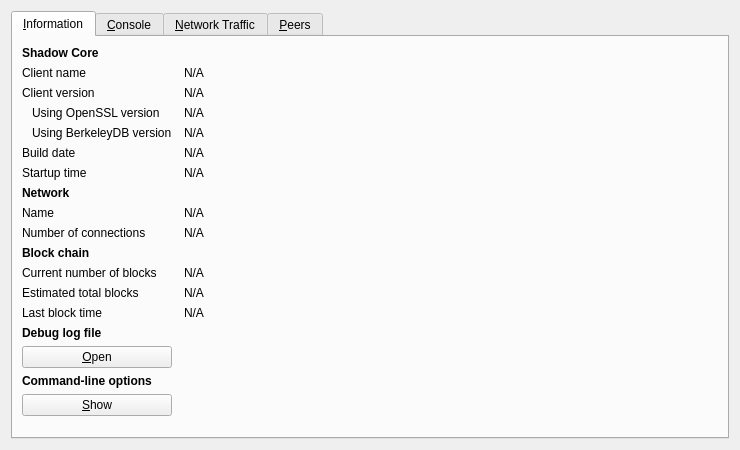
<?xml version="1.0" encoding="UTF-8"?>
<ui version="4.0">
 <class>RPCConsole</class>
 <widget class="QDialog" name="RPCConsole">
  <property name="geometry">
   <rect>
    <x>0</x>
    <y>0</y>
    <width>740</width>
    <height>450</height>
   </rect>
  </property>
  <property name="windowTitle">
   <string>Shadow - Debug window</string>
  </property>
  <layout class="QVBoxLayout" name="verticalLayout_2">
   <item>
    <widget class="QTabWidget" name="tabWidget">
     <property name="currentIndex">
      <number>0</number>
     </property>
     <widget class="QWidget" name="tab_info">
      <attribute name="title">
       <string>&amp;Information</string>
      </attribute>
      <layout class="QGridLayout" name="gridLayout" columnstretch="0,1">
       <property name="horizontalSpacing">
        <number>12</number>
       </property>
       <item row="0" column="0">
        <widget class="QLabel" name="label_9">
         <property name="font">
          <font>
           <weight>75</weight>
           <bold>true</bold>
          </font>
         </property>
         <property name="text">
          <string>Shadow Core</string>
         </property>
        </widget>
       </item>
       <item row="1" column="0">
        <widget class="QLabel" name="label_5">
         <property name="text">
          <string>Client name</string>
         </property>
        </widget>
       </item>
       <item row="1" column="1">
        <widget class="QLabel" name="clientName">
         <property name="cursor">
          <cursorShape>IBeamCursor</cursorShape>
         </property>
         <property name="text">
          <string>N/A</string>
         </property>
         <property name="textFormat">
          <enum>Qt::PlainText</enum>
         </property>
         <property name="textInteractionFlags">
          <set>Qt::LinksAccessibleByMouse|Qt::TextSelectableByKeyboard|Qt::TextSelectableByMouse</set>
         </property>
        </widget>
       </item>
       <item row="2" column="0">
        <widget class="QLabel" name="label_6">
         <property name="text">
          <string>Client version</string>
         </property>
        </widget>
       </item>
       <item row="2" column="1">
        <widget class="QLabel" name="clientVersion">
         <property name="cursor">
          <cursorShape>IBeamCursor</cursorShape>
         </property>
         <property name="text">
          <string>N/A</string>
         </property>
         <property name="textFormat">
          <enum>Qt::PlainText</enum>
         </property>
         <property name="textInteractionFlags">
          <set>Qt::LinksAccessibleByMouse|Qt::TextSelectableByKeyboard|Qt::TextSelectableByMouse</set>
         </property>
        </widget>
       </item>
       <item row="3" column="0">
        <widget class="QLabel" name="label_14">
         <property name="text">
          <string>Using OpenSSL version</string>
         </property>
         <property name="indent">
          <number>10</number>
         </property>
        </widget>
       </item>
       <item row="3" column="1">
        <widget class="QLabel" name="openSSLVersion">
         <property name="cursor">
          <cursorShape>IBeamCursor</cursorShape>
         </property>
         <property name="text">
          <string>N/A</string>
         </property>
         <property name="textFormat">
          <enum>Qt::PlainText</enum>
         </property>
         <property name="textInteractionFlags">
          <set>Qt::LinksAccessibleByMouse|Qt::TextSelectableByKeyboard|Qt::TextSelectableByMouse</set>
         </property>
        </widget>
       </item>
       <item row="4" column="0">
        <widget class="QLabel" name="label_berkeleyDBVersion">
         <property name="text">
          <string>Using BerkeleyDB version</string>
         </property>
         <property name="indent">
          <number>10</number>
         </property>
        </widget>
       </item>
       <item row="4" column="1">
        <widget class="QLabel" name="berkeleyDBVersion">
         <property name="cursor">
          <cursorShape>IBeamCursor</cursorShape>
         </property>
         <property name="text">
          <string>N/A</string>
         </property>
         <property name="textFormat">
          <enum>Qt::PlainText</enum>
         </property>
         <property name="textInteractionFlags">
          <set>Qt::LinksAccessibleByMouse|Qt::TextSelectableByKeyboard|Qt::TextSelectableByMouse</set>
         </property>
        </widget>
       </item>
       <item row="5" column="0">
        <widget class="QLabel" name="label_12">
         <property name="text">
          <string>Build date</string>
         </property>
        </widget>
       </item>
       <item row="5" column="1">
        <widget class="QLabel" name="buildDate">
         <property name="cursor">
          <cursorShape>IBeamCursor</cursorShape>
         </property>
         <property name="text">
          <string>N/A</string>
         </property>
         <property name="textFormat">
          <enum>Qt::PlainText</enum>
         </property>
         <property name="textInteractionFlags">
          <set>Qt::LinksAccessibleByMouse|Qt::TextSelectableByKeyboard|Qt::TextSelectableByMouse</set>
         </property>
        </widget>
       </item>
       <item row="6" column="0">
        <widget class="QLabel" name="label_13">
         <property name="text">
          <string>Startup time</string>
         </property>
        </widget>
       </item>
       <item row="6" column="1">
        <widget class="QLabel" name="startupTime">
         <property name="cursor">
          <cursorShape>IBeamCursor</cursorShape>
         </property>
         <property name="text">
          <string>N/A</string>
         </property>
         <property name="textFormat">
          <enum>Qt::PlainText</enum>
         </property>
         <property name="textInteractionFlags">
          <set>Qt::LinksAccessibleByMouse|Qt::TextSelectableByKeyboard|Qt::TextSelectableByMouse</set>
         </property>
        </widget>
       </item>
       <item row="7" column="0">
        <widget class="QLabel" name="label_11">
         <property name="font">
          <font>
           <weight>75</weight>
           <bold>true</bold>
          </font>
         </property>
         <property name="text">
          <string>Network</string>
         </property>
        </widget>
       </item>
       <item row="8" column="0">
        <widget class="QLabel" name="label_8">
         <property name="text">
          <string>Name</string>
         </property>
        </widget>
       </item>
       <item row="8" column="1">
        <widget class="QLabel" name="networkName">
         <property name="cursor">
          <cursorShape>IBeamCursor</cursorShape>
         </property>
         <property name="text">
          <string>N/A</string>
         </property>
         <property name="textFormat">
          <enum>Qt::PlainText</enum>
         </property>
         <property name="textInteractionFlags">
          <set>Qt::LinksAccessibleByMouse|Qt::TextSelectableByKeyboard|Qt::TextSelectableByMouse</set>
         </property>
        </widget>
       </item>
       <item row="9" column="0">
        <widget class="QLabel" name="label_7">
         <property name="text">
          <string>Number of connections</string>
         </property>
        </widget>
       </item>
       <item row="9" column="1">
        <widget class="QLabel" name="numberOfConnections">
         <property name="cursor">
          <cursorShape>IBeamCursor</cursorShape>
         </property>
         <property name="text">
          <string>N/A</string>
         </property>
         <property name="textFormat">
          <enum>Qt::PlainText</enum>
         </property>
         <property name="textInteractionFlags">
          <set>Qt::LinksAccessibleByMouse|Qt::TextSelectableByKeyboard|Qt::TextSelectableByMouse</set>
         </property>
        </widget>
       </item>
       <item row="10" column="0">
        <widget class="QLabel" name="label_10">
         <property name="font">
          <font>
           <weight>75</weight>
           <bold>true</bold>
          </font>
         </property>
         <property name="text">
          <string>Block chain</string>
         </property>
        </widget>
       </item>
       <item row="11" column="0">
        <widget class="QLabel" name="label_3">
         <property name="text">
          <string>Current number of blocks</string>
         </property>
        </widget>
       </item>
       <item row="11" column="1">
        <widget class="QLabel" name="numberOfBlocks">
         <property name="cursor">
          <cursorShape>IBeamCursor</cursorShape>
         </property>
         <property name="text">
          <string>N/A</string>
         </property>
         <property name="textFormat">
          <enum>Qt::PlainText</enum>
         </property>
         <property name="textInteractionFlags">
          <set>Qt::LinksAccessibleByMouse|Qt::TextSelectableByKeyboard|Qt::TextSelectableByMouse</set>
         </property>
        </widget>
       </item>
       <item row="12" column="0">
        <widget class="QLabel" name="label_4">
         <property name="text">
          <string>Estimated total blocks</string>
         </property>
        </widget>
       </item>
       <item row="12" column="1">
        <widget class="QLabel" name="totalBlocks">
         <property name="cursor">
          <cursorShape>IBeamCursor</cursorShape>
         </property>
         <property name="text">
          <string>N/A</string>
         </property>
         <property name="textFormat">
          <enum>Qt::PlainText</enum>
         </property>
         <property name="textInteractionFlags">
          <set>Qt::LinksAccessibleByMouse|Qt::TextSelectableByKeyboard|Qt::TextSelectableByMouse</set>
         </property>
        </widget>
       </item>
       <item row="13" column="0">
        <widget class="QLabel" name="label_2">
         <property name="text">
          <string>Last block time</string>
         </property>
        </widget>
       </item>
       <item row="13" column="1">
        <widget class="QLabel" name="lastBlockTime">
         <property name="cursor">
          <cursorShape>IBeamCursor</cursorShape>
         </property>
         <property name="text">
          <string>N/A</string>
         </property>
         <property name="textFormat">
          <enum>Qt::PlainText</enum>
         </property>
         <property name="textInteractionFlags">
          <set>Qt::LinksAccessibleByMouse|Qt::TextSelectableByKeyboard|Qt::TextSelectableByMouse</set>
         </property>
        </widget>
       </item>
       <item row="13" column="0">
        <spacer name="verticalSpacer_2">
         <property name="orientation">
          <enum>Qt::Vertical</enum>
         </property>
         <property name="sizeHint" stdset="0">
          <size>
           <width>20</width>
           <height>20</height>
          </size>
         </property>
        </spacer>
       </item>
       <item row="14" column="0">
        <widget class="QLabel" name="labelDebugLogfile">
         <property name="font">
          <font>
           <weight>75</weight>
           <bold>true</bold>
          </font>
         </property>
         <property name="text">
          <string>Debug log file</string>
         </property>
        </widget>
       </item>
       <item row="15" column="0">
        <widget class="QPushButton" name="openDebugLogfileButton">
         <property name="toolTip">
          <string>Open the Shadow debug log file from the current data directory. This can take a few seconds for large log files.</string>
         </property>
         <property name="text">
          <string>&amp;Open</string>
         </property>
         <property name="autoDefault">
          <bool>false</bool>
         </property>
        </widget>
       </item>
       <item row="16" column="0">
        <widget class="QLabel" name="labelCLOptions">
         <property name="font">
          <font>
           <weight>75</weight>
           <bold>true</bold>
          </font>
         </property>
         <property name="text">
          <string>Command-line options</string>
         </property>
        </widget>
       </item>
       <item row="17" column="0">
        <widget class="QPushButton" name="showCLOptionsButton">
         <property name="toolTip">
          <string>Show the Shadow help message to get a list with possible Shadow command-line options.</string>
         </property>
         <property name="text">
          <string>&amp;Show</string>
         </property>
         <property name="autoDefault">
          <bool>false</bool>
         </property>
        </widget>
       </item>
       <item row="18" column="0">
        <spacer name="verticalSpacer">
         <property name="orientation">
          <enum>Qt::Vertical</enum>
         </property>
         <property name="sizeHint" stdset="0">
          <size>
           <width>20</width>
           <height>40</height>
          </size>
         </property>
        </spacer>
       </item>
      </layout>
     </widget>
     <widget class="QWidget" name="tab_console">
      <attribute name="title">
       <string>&amp;Console</string>
      </attribute>
      <layout class="QVBoxLayout" name="verticalLayout_3">
       <property name="spacing">
        <number>3</number>
       </property>
       <item>
        <widget class="QTextEdit" name="messagesWidget">
         <property name="minimumSize">
          <size>
           <width>0</width>
           <height>100</height>
          </size>
         </property>
         <property name="readOnly">
          <bool>true</bool>
         </property>
         <property name="tabKeyNavigation" stdset="0">
          <bool>false</bool>
         </property>
         <property name="columnCount" stdset="0">
          <number>2</number>
         </property>
        </widget>
       </item>
       <item>
        <layout class="QHBoxLayout" name="horizontalLayout">
         <property name="spacing">
          <number>3</number>
         </property>
         <item>
          <widget class="QLabel" name="label">
           <property name="text">
            <string notr="true">&gt;</string>
           </property>
          </widget>
         </item>
         <item>
          <widget class="QLineEdit" name="lineEdit"/>
         </item>
         <item>
          <widget class="QPushButton" name="clearButton">
           <property name="maximumSize">
            <size>
             <width>24</width>
             <height>24</height>
            </size>
           </property>
           <property name="toolTip">
            <string>Clear console</string>
           </property>
           <property name="text">
            <string/>
           </property>
           <property name="icon">
            <iconset resource="../../../EnterTainmentCoin.qrc">
             <normaloff>:/icons/remove</normaloff>:/icons/remove</iconset>
           </property>
           <property name="shortcut">
            <string notr="true">Ctrl+L</string>
           </property>
           <property name="autoDefault">
            <bool>false</bool>
           </property>
          </widget>
         </item>
        </layout>
       </item>
      </layout>
     </widget>
     <widget class="QWidget" name="tab_nettraffic">
      <attribute name="title">
       <string>&amp;Network Traffic</string>
      </attribute>
      <layout class="QHBoxLayout" name="horizontalLayout_3">
       <item>
        <layout class="QVBoxLayout" name="verticalLayout_4">
         <item>
          <widget class="TrafficGraphWidget" name="trafficGraph" native="true">
           <property name="sizePolicy">
            <sizepolicy hsizetype="Expanding" vsizetype="Expanding">
             <horstretch>0</horstretch>
             <verstretch>0</verstretch>
            </sizepolicy>
           </property>
          </widget>
         </item>
         <item>
          <layout class="QHBoxLayout" name="horizontalLayout_2">
           <item>
            <widget class="QSlider" name="sldGraphRange">
             <property name="minimum">
              <number>1</number>
             </property>
             <property name="maximum">
              <number>288</number>
             </property>
             <property name="pageStep">
              <number>12</number>
             </property>
             <property name="value">
              <number>6</number>
             </property>
             <property name="orientation">
              <enum>Qt::Horizontal</enum>
             </property>
            </widget>
           </item>
           <item>
            <widget class="QLabel" name="lblGraphRange">
             <property name="minimumSize">
              <size>
               <width>100</width>
               <height>0</height>
              </size>
             </property>
             <property name="alignment">
              <set>Qt::AlignCenter</set>
             </property>
            </widget>
           </item>
           <item>
            <widget class="QPushButton" name="btnClearTrafficGraph">
             <property name="text">
              <string>&amp;Clear</string>
             </property>
             <property name="autoDefault">
              <bool>false</bool>
             </property>
            </widget>
           </item>
          </layout>
         </item>
        </layout>
       </item>
       <item>
        <layout class="QVBoxLayout" name="verticalLayout">
         <item>
          <widget class="QGroupBox" name="groupBox">
           <property name="title">
            <string>Totals</string>
           </property>
           <layout class="QVBoxLayout" name="verticalLayout_5">
            <item>
             <layout class="QHBoxLayout" name="horizontalLayout_4">
              <item>
               <widget class="Line" name="line">
                <property name="sizePolicy">
                 <sizepolicy hsizetype="Fixed" vsizetype="Fixed">
                  <horstretch>0</horstretch>
                  <verstretch>0</verstretch>
                 </sizepolicy>
                </property>
                <property name="minimumSize">
                 <size>
                  <width>10</width>
                  <height>0</height>
                 </size>
                </property>
                <property name="palette">
                 <palette>
                  <active>
                   <colorrole role="Light">
                    <brush brushstyle="SolidPattern">
                     <color alpha="255">
                      <red>0</red>
                      <green>255</green>
                      <blue>0</blue>
                     </color>
                    </brush>
                   </colorrole>
                  </active>
                  <inactive>
                   <colorrole role="Light">
                    <brush brushstyle="SolidPattern">
                     <color alpha="255">
                      <red>0</red>
                      <green>255</green>
                      <blue>0</blue>
                     </color>
                    </brush>
                   </colorrole>
                  </inactive>
                  <disabled>
                   <colorrole role="Light">
                    <brush brushstyle="SolidPattern">
                     <color alpha="255">
                      <red>0</red>
                      <green>255</green>
                      <blue>0</blue>
                     </color>
                    </brush>
                   </colorrole>
                  </disabled>
                 </palette>
                </property>
                <property name="orientation">
                 <enum>Qt::Horizontal</enum>
                </property>
               </widget>
              </item>
              <item>
               <widget class="QLabel" name="label_16">
                <property name="text">
                 <string>In:</string>
                </property>
               </widget>
              </item>
              <item>
               <widget class="QLabel" name="lblBytesIn">
                <property name="minimumSize">
                 <size>
                  <width>50</width>
                  <height>0</height>
                 </size>
                </property>
                <property name="alignment">
                 <set>Qt::AlignRight|Qt::AlignTrailing|Qt::AlignVCenter</set>
                </property>
               </widget>
              </item>
             </layout>
            </item>
            <item>
             <layout class="QHBoxLayout" name="horizontalLayout_5">
              <item>
               <widget class="Line" name="line_2">
                <property name="sizePolicy">
                 <sizepolicy hsizetype="Fixed" vsizetype="Fixed">
                  <horstretch>0</horstretch>
                  <verstretch>0</verstretch>
                 </sizepolicy>
                </property>
                <property name="minimumSize">
                 <size>
                  <width>10</width>
                  <height>0</height>
                 </size>
                </property>
                <property name="palette">
                 <palette>
                  <active>
                   <colorrole role="Light">
                    <brush brushstyle="SolidPattern">
                     <color alpha="255">
                      <red>255</red>
                      <green>0</green>
                      <blue>0</blue>
                     </color>
                    </brush>
                   </colorrole>
                  </active>
                  <inactive>
                   <colorrole role="Light">
                    <brush brushstyle="SolidPattern">
                     <color alpha="255">
                      <red>255</red>
                      <green>0</green>
                      <blue>0</blue>
                     </color>
                    </brush>
                   </colorrole>
                  </inactive>
                  <disabled>
                   <colorrole role="Light">
                    <brush brushstyle="SolidPattern">
                     <color alpha="255">
                      <red>255</red>
                      <green>0</green>
                      <blue>0</blue>
                     </color>
                    </brush>
                   </colorrole>
                  </disabled>
                 </palette>
                </property>
                <property name="orientation">
                 <enum>Qt::Horizontal</enum>
                </property>
               </widget>
              </item>
              <item>
               <widget class="QLabel" name="label_17">
                <property name="text">
                 <string>Out:</string>
                </property>
               </widget>
              </item>
              <item>
               <widget class="QLabel" name="lblBytesOut">
                <property name="minimumSize">
                 <size>
                  <width>50</width>
                  <height>0</height>
                 </size>
                </property>
                <property name="alignment">
                 <set>Qt::AlignRight|Qt::AlignTrailing|Qt::AlignVCenter</set>
                </property>
               </widget>
              </item>
             </layout>
            </item>
            <item>
             <spacer name="verticalSpacer_4">
              <property name="orientation">
               <enum>Qt::Vertical</enum>
              </property>
              <property name="sizeHint" stdset="0">
               <size>
                <width>20</width>
                <height>407</height>
               </size>
              </property>
             </spacer>
            </item>
           </layout>
          </widget>
         </item>
        </layout>
       </item>
      </layout>
     </widget>
     <widget class="QWidget" name="tab_peers">
      <attribute name="title">
       <string>&amp;Peers</string>
      </attribute>
      <layout class="QGridLayout" name="gridLayout_2">
       <item row="0" column="0" rowspan="2">
        <widget class="QTableView" name="peerWidget">
         <property name="horizontalScrollBarPolicy">
          <enum>Qt::ScrollBarAsNeeded</enum>
         </property>
         <property name="sortingEnabled">
          <bool>true</bool>
         </property>
         <attribute name="horizontalHeaderHighlightSections">
          <bool>false</bool>
         </attribute>
        </widget>
       </item>
       <item row="0" column="1">
        <widget class="QLabel" name="peerHeading">
         <property name="sizePolicy">
          <sizepolicy hsizetype="Preferred" vsizetype="Minimum">
           <horstretch>0</horstretch>
           <verstretch>0</verstretch>
          </sizepolicy>
         </property>
         <property name="minimumSize">
          <size>
           <width>300</width>
           <height>32</height>
          </size>
         </property>
         <property name="font">
          <font>
           <pointsize>10</pointsize>
          </font>
         </property>
         <property name="cursor">
          <cursorShape>IBeamCursor</cursorShape>
         </property>
         <property name="text">
          <string>Select a peer to view detailed information.</string>
         </property>
         <property name="alignment">
          <set>Qt::AlignHCenter|Qt::AlignTop</set>
         </property>
         <property name="wordWrap">
          <bool>true</bool>
         </property>
         <property name="textInteractionFlags">
          <set>Qt::LinksAccessibleByMouse|Qt::TextSelectableByKeyboard|Qt::TextSelectableByMouse</set>
         </property>
        </widget>
       </item>
       <item row="1" column="1">
        <widget class="QWidget" name="detailWidget" native="true">
         <property name="minimumSize">
          <size>
           <width>300</width>
           <height>0</height>
          </size>
         </property>
         <layout class="QGridLayout" name="gridLayout_3">
          <item row="0" column="0">
           <widget class="QLabel" name="label_23">
            <property name="text">
             <string>Peer ID</string>
            </property>
           </widget>
          </item>
          <item row="0" column="2">
           <widget class="QLabel" name="peerId">
            <property name="cursor">
             <cursorShape>IBeamCursor</cursorShape>
            </property>
            <property name="text">
             <string>N/A</string>
            </property>
            <property name="textFormat">
             <enum>Qt::PlainText</enum>
            </property>
            <property name="textInteractionFlags">
             <set>Qt::LinksAccessibleByMouse|Qt::TextSelectableByKeyboard|Qt::TextSelectableByMouse</set>
            </property>
           </widget>
          </item>
          <item row="1" column="0">
           <widget class="QLabel" name="label_23">
            <property name="text">
             <string>Direction</string>
            </property>
           </widget>
          </item>
          <item row="1" column="2">
           <widget class="QLabel" name="peerDirection">
            <property name="cursor">
             <cursorShape>IBeamCursor</cursorShape>
            </property>
            <property name="text">
             <string>N/A</string>
            </property>
            <property name="textFormat">
             <enum>Qt::PlainText</enum>
            </property>
            <property name="textInteractionFlags">
             <set>Qt::LinksAccessibleByMouse|Qt::TextSelectableByKeyboard|Qt::TextSelectableByMouse</set>
            </property>
           </widget>
          </item>
          <item row="2" column="0">
           <widget class="QLabel" name="label_21">
            <property name="text">
             <string>Version</string>
            </property>
           </widget>
          </item>
          <item row="2" column="2">
           <widget class="QLabel" name="peerVersion">
            <property name="cursor">
             <cursorShape>IBeamCursor</cursorShape>
            </property>
            <property name="text">
             <string>N/A</string>
            </property>
            <property name="textFormat">
             <enum>Qt::PlainText</enum>
            </property>
            <property name="textInteractionFlags">
             <set>Qt::LinksAccessibleByMouse|Qt::TextSelectableByKeyboard|Qt::TextSelectableByMouse</set>
            </property>
           </widget>
          </item>
          <item row="3" column="0">
           <widget class="QLabel" name="label_28">
            <property name="text">
             <string>User Agent</string>
            </property>
           </widget>
          </item>
          <item row="3" column="2">
           <widget class="QLabel" name="peerSubversion">
            <property name="cursor">
             <cursorShape>IBeamCursor</cursorShape>
            </property>
            <property name="text">
             <string>N/A</string>
            </property>
            <property name="textFormat">
             <enum>Qt::PlainText</enum>
            </property>
            <property name="textInteractionFlags">
             <set>Qt::LinksAccessibleByMouse|Qt::TextSelectableByKeyboard|Qt::TextSelectableByMouse</set>
            </property>
           </widget>
          </item>
          <item row="4" column="0">
           <widget class="QLabel" name="label_4">
            <property name="text">
             <string>Services</string>
            </property>
           </widget>
          </item>
          <item row="4" column="2">
           <widget class="QLabel" name="peerServices">
            <property name="cursor">
             <cursorShape>IBeamCursor</cursorShape>
            </property>
            <property name="text">
             <string>N/A</string>
            </property>
            <property name="textFormat">
             <enum>Qt::PlainText</enum>
            </property>
            <property name="textInteractionFlags">
             <set>Qt::LinksAccessibleByMouse|Qt::TextSelectableByKeyboard|Qt::TextSelectableByMouse</set>
            </property>
           </widget>
          </item>
          <item row="5" column="0">
           <widget class="QLabel" name="label_29">
            <property name="text">
             <string>Starting Height</string>
            </property>
           </widget>
          </item>
          <item row="5" column="2">
           <widget class="QLabel" name="peerHeight">
            <property name="cursor">
             <cursorShape>IBeamCursor</cursorShape>
            </property>
            <property name="text">
             <string>N/A</string>
            </property>
            <property name="textFormat">
             <enum>Qt::PlainText</enum>
            </property>
            <property name="textInteractionFlags">
             <set>Qt::LinksAccessibleByMouse|Qt::TextSelectableByKeyboard|Qt::TextSelectableByMouse</set>
            </property>
           </widget>
          </item>
          <item row="6" column="0">
           <widget class="QLabel" name="label_27">
            <property name="text">
             <string>Sync Height</string>
            </property>
           </widget>
          </item>
          <item row="6" column="2">
           <widget class="QLabel" name="peerSyncHeight">
            <property name="cursor">
             <cursorShape>IBeamCursor</cursorShape>
            </property>
            <property name="text">
             <string>N/A</string>
            </property>
            <property name="textFormat">
             <enum>Qt::PlainText</enum>
            </property>
            <property name="textInteractionFlags">
             <set>Qt::LinksAccessibleByMouse|Qt::TextSelectableByKeyboard|Qt::TextSelectableByMouse</set>
            </property>
           </widget>
          </item>
          <item row="7" column="0">
           <widget class="QLabel" name="label_24">
            <property name="text">
             <string>Ban Score</string>
            </property>
           </widget>
          </item>
          <item row="7" column="2">
           <widget class="QLabel" name="peerBanScore">
            <property name="cursor">
             <cursorShape>IBeamCursor</cursorShape>
            </property>
            <property name="text">
             <string>N/A</string>
            </property>
            <property name="textFormat">
             <enum>Qt::PlainText</enum>
            </property>
            <property name="textInteractionFlags">
             <set>Qt::LinksAccessibleByMouse|Qt::TextSelectableByKeyboard|Qt::TextSelectableByMouse</set>
            </property>
           </widget>
          </item>
          <item row="8" column="0">
           <widget class="QLabel" name="label_22">
            <property name="text">
             <string>Connection Time</string>
            </property>
           </widget>
          </item>
          <item row="8" column="2">
           <widget class="QLabel" name="peerConnTime">
            <property name="cursor">
             <cursorShape>IBeamCursor</cursorShape>
            </property>
            <property name="text">
             <string>N/A</string>
            </property>
            <property name="textFormat">
             <enum>Qt::PlainText</enum>
            </property>
            <property name="textInteractionFlags">
             <set>Qt::LinksAccessibleByMouse|Qt::TextSelectableByKeyboard|Qt::TextSelectableByMouse</set>
            </property>
           </widget>
          </item>
          <item row="9" column="0">
           <widget class="QLabel" name="label_15">
            <property name="text">
             <string>Last Send</string>
            </property>
           </widget>
          </item>
          <item row="9" column="2">
           <widget class="QLabel" name="peerLastSend">
            <property name="cursor">
             <cursorShape>IBeamCursor</cursorShape>
            </property>
            <property name="text">
             <string>N/A</string>
            </property>
            <property name="textFormat">
             <enum>Qt::PlainText</enum>
            </property>
            <property name="textInteractionFlags">
             <set>Qt::LinksAccessibleByMouse|Qt::TextSelectableByKeyboard|Qt::TextSelectableByMouse</set>
            </property>
           </widget>
          </item>
          <item row="10" column="0">
           <widget class="QLabel" name="label_19">
            <property name="text">
             <string>Last Receive</string>
            </property>
           </widget>
          </item>
          <item row="10" column="2">
           <widget class="QLabel" name="peerLastRecv">
            <property name="cursor">
             <cursorShape>IBeamCursor</cursorShape>
            </property>
            <property name="text">
             <string>N/A</string>
            </property>
            <property name="textFormat">
             <enum>Qt::PlainText</enum>
            </property>
            <property name="textInteractionFlags">
             <set>Qt::LinksAccessibleByMouse|Qt::TextSelectableByKeyboard|Qt::TextSelectableByMouse</set>
            </property>
           </widget>
          </item>
          <item row="11" column="0">
           <widget class="QLabel" name="label_18">
            <property name="text">
             <string>Bytes Sent</string>
            </property>
           </widget>
          </item>
          <item row="11" column="2">
           <widget class="QLabel" name="peerBytesSent">
            <property name="cursor">
             <cursorShape>IBeamCursor</cursorShape>
            </property>
            <property name="text">
             <string>N/A</string>
            </property>
            <property name="textFormat">
             <enum>Qt::PlainText</enum>
            </property>
            <property name="textInteractionFlags">
             <set>Qt::LinksAccessibleByMouse|Qt::TextSelectableByKeyboard|Qt::TextSelectableByMouse</set>
            </property>
           </widget>
          </item>
          <item row="12" column="0">
           <widget class="QLabel" name="label_20">
            <property name="text">
             <string>Bytes Received</string>
            </property>
           </widget>
          </item>
          <item row="12" column="2">
           <widget class="QLabel" name="peerBytesRecv">
            <property name="cursor">
             <cursorShape>IBeamCursor</cursorShape>
            </property>
            <property name="text">
             <string>N/A</string>
            </property>
            <property name="textFormat">
             <enum>Qt::PlainText</enum>
            </property>
            <property name="textInteractionFlags">
             <set>Qt::LinksAccessibleByMouse|Qt::TextSelectableByKeyboard|Qt::TextSelectableByMouse</set>
            </property>
           </widget>
          </item>
          <item row="13" column="0">
           <widget class="QLabel" name="label_26">
            <property name="text">
             <string>Ping Time</string>
            </property>
           </widget>
          </item>
          <item row="13" column="2">
           <widget class="QLabel" name="peerPingTime">
            <property name="cursor">
             <cursorShape>IBeamCursor</cursorShape>
            </property>
            <property name="text">
             <string>N/A</string>
            </property>
            <property name="textFormat">
             <enum>Qt::PlainText</enum>
            </property>
            <property name="textInteractionFlags">
             <set>Qt::LinksAccessibleByMouse|Qt::TextSelectableByKeyboard|Qt::TextSelectableByMouse</set>
            </property>
           </widget>
          </item>
          <item row="14" column="0">
           <widget class="QLabel" name="label_timeoffset">
            <property name="text">
             <string>Time Offset</string>
            </property>
           </widget>
          </item>
          <item row="14" column="2">
           <widget class="QLabel" name="timeoffset">
            <property name="cursor">
             <cursorShape>IBeamCursor</cursorShape>
            </property>
            <property name="text">
             <string>N/A</string>
            </property>
            <property name="textFormat">
             <enum>Qt::PlainText</enum>
            </property>
            <property name="textInteractionFlags">
             <set>Qt::LinksAccessibleByMouse|Qt::TextSelectableByKeyboard|Qt::TextSelectableByMouse</set>
            </property>
           </widget>
          </item>
          <item row="15" column="1">
           <spacer name="verticalSpacer_3">
            <property name="orientation">
             <enum>Qt::Vertical</enum>
            </property>
            <property name="sizeHint" stdset="0">
             <size>
              <width>20</width>
              <height>40</height>
             </size>
            </property>
           </spacer>
          </item>
         </layout>
        </widget>
       </item>
      </layout>
     </widget>
    </widget>
   </item>
  </layout>
 </widget>
 <customwidgets>
  <customwidget>
   <class>TrafficGraphWidget</class>
   <extends>QWidget</extends>
   <header>trafficgraphwidget.h</header>
   <container>1</container>
   <slots>
    <slot>clear()</slot>
   </slots>
  </customwidget>
 </customwidgets>
 <resources>
  <include location="../../../EnterTainmentCoin.qrc"/>
 </resources>
 <connections/>
</ui>
